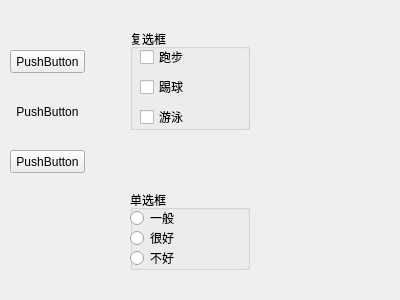
<?xml version="1.0" encoding="UTF-8"?>
<ui version="4.0">
 <class>MyWidget</class>
 <widget class="QWidget" name="MyWidget">
  <property name="geometry">
   <rect>
    <x>0</x>
    <y>0</y>
    <width>400</width>
    <height>300</height>
   </rect>
  </property>
  <property name="windowTitle">
   <string>MyWidget</string>
  </property>
  <widget class="QPushButton" name="pushButton1">
   <property name="geometry">
    <rect>
     <x>10</x>
     <y>50</y>
     <width>75</width>
     <height>23</height>
    </rect>
   </property>
   <property name="text">
    <string>PushButton</string>
   </property>
   <property name="checkable">
    <bool>true</bool>
   </property>
  </widget>
  <widget class="QPushButton" name="pushButton2">
   <property name="geometry">
    <rect>
     <x>10</x>
     <y>100</y>
     <width>75</width>
     <height>23</height>
    </rect>
   </property>
   <property name="text">
    <string>PushButton</string>
   </property>
   <property name="flat">
    <bool>true</bool>
   </property>
  </widget>
  <widget class="QPushButton" name="pushButton3">
   <property name="geometry">
    <rect>
     <x>10</x>
     <y>150</y>
     <width>75</width>
     <height>23</height>
    </rect>
   </property>
   <property name="text">
    <string>PushButton</string>
   </property>
  </widget>
  <widget class="QGroupBox" name="groupBox">
   <property name="geometry">
    <rect>
     <x>130</x>
     <y>29</y>
     <width>120</width>
     <height>101</height>
    </rect>
   </property>
   <property name="title">
    <string>复选框</string>
   </property>
   <widget class="QCheckBox" name="checkBox">
    <property name="geometry">
     <rect>
      <x>10</x>
      <y>20</y>
      <width>71</width>
      <height>16</height>
     </rect>
    </property>
    <property name="text">
     <string>跑步</string>
    </property>
    <property name="tristate">
     <bool>false</bool>
    </property>
   </widget>
   <widget class="QCheckBox" name="checkBox_2">
    <property name="geometry">
     <rect>
      <x>10</x>
      <y>50</y>
      <width>71</width>
      <height>16</height>
     </rect>
    </property>
    <property name="text">
     <string>踢球</string>
    </property>
   </widget>
   <widget class="QCheckBox" name="checkBox_3">
    <property name="geometry">
     <rect>
      <x>10</x>
      <y>80</y>
      <width>71</width>
      <height>16</height>
     </rect>
    </property>
    <property name="text">
     <string>游泳</string>
    </property>
   </widget>
  </widget>
  <widget class="QGroupBox" name="groupBox_2">
   <property name="geometry">
    <rect>
     <x>130</x>
     <y>190</y>
     <width>120</width>
     <height>80</height>
    </rect>
   </property>
   <property name="title">
    <string>单选框</string>
   </property>
   <widget class="QRadioButton" name="radioButton">
    <property name="geometry">
     <rect>
      <x>0</x>
      <y>20</y>
      <width>89</width>
      <height>16</height>
     </rect>
    </property>
    <property name="text">
     <string>一般</string>
    </property>
   </widget>
   <widget class="QRadioButton" name="radioButton_2">
    <property name="geometry">
     <rect>
      <x>0</x>
      <y>40</y>
      <width>89</width>
      <height>16</height>
     </rect>
    </property>
    <property name="text">
     <string>很好</string>
    </property>
   </widget>
   <widget class="QRadioButton" name="radioButton_3">
    <property name="geometry">
     <rect>
      <x>0</x>
      <y>60</y>
      <width>89</width>
      <height>16</height>
     </rect>
    </property>
    <property name="text">
     <string>不好</string>
    </property>
   </widget>
  </widget>
 </widget>
 <layoutdefault spacing="6" margin="11"/>
 <resources/>
 <connections/>
</ui>
